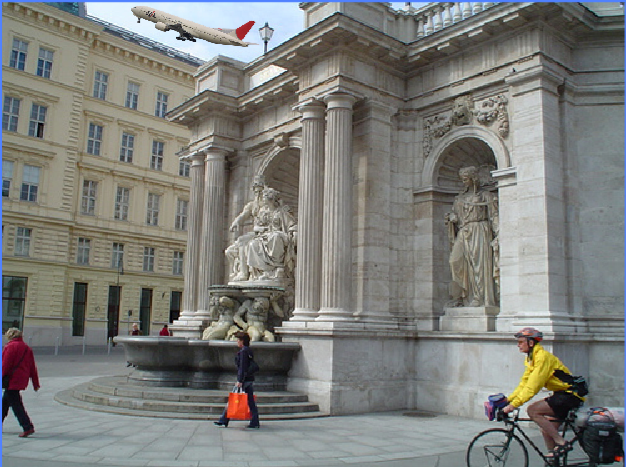
#> input picture 101002.jpg, 626 x 467 px
$ python matching.py --template 101002.jpg --images .
#> lines starting #> are read from the running program, lines starting #| are printed output that depends on the picture; after the words box and inside, x2 and y2 are one past the last pixel; in counts of white or black regions, pixels touching at a corner belong together
# USAGE
# python match.py --template cod_logo.png --images images
# USAGE2 了解实际检测原理及细节
# python match.py --template cod_logo.png --images images --visualize 1

# 导入必要的包
import argparse  # argparse解析命令行参数
import glob  # 获取输入图像的路径

import cv2  # opencv绑定
import imutils  # 图像处理的一些方法
import numpy as np  # numpy进行数值处理

# 构建命令行及解析参数
# --template 模板路径
# --images 原始图像路径
# --visualize 标志是否显示每一个迭代的可视化结果
ap = argparse.ArgumentParser()
ap.add_argument("-t", "--template", required=True, help="Path to template image")
ap.add_argument("-i", "--images", required=True,
              help="Path to images where template will be matched")
ap.add_argument("-v", "--visualize",
              help="Flag indicating whether or not to visualize each iteration")
args = vars(ap.parse_args())
# print(args["template"])

# 加载模板图像，转换灰度图，检测边缘
# 使用边缘而不是原始图像进行模板匹配可以大大提高模板匹配的精度。

template = cv2.imread(args["template"])
#> template is the input picture: shape (467, 626, 3); mean B, G, R 122.1, 125.8, 124.7
template = cv2.cvtColor(template, cv2.COLOR_BGR2GRAY)
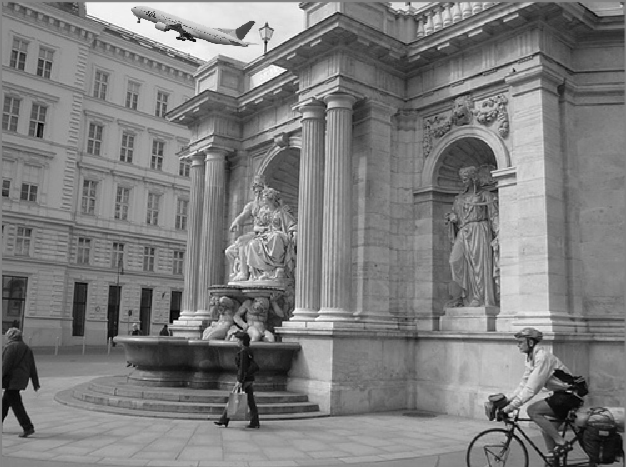
#> template: shape (467, 626); min 0, max 255, mean 125
template = cv2.Canny(template, 50, 200)
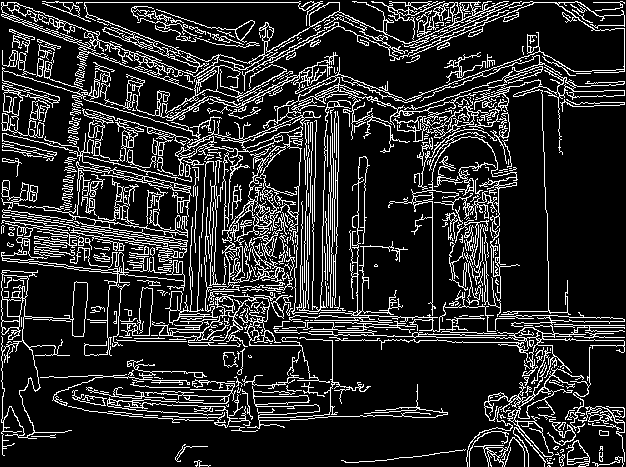
#> template: shape (467, 626); 16.3% white in thin lines or dots
# print(template)

(tH, tW) = template.shape[:2]
#> tH = 467; tW = 626
# 遍历图像以匹配模板
# for imagePath in glob.glob(args["images"] + "/*.jpg"):
#   print(imagePath)
#   # 加载图像，转换为灰度图，初始化用于追踪匹配区域的簿记变量
#   image = cv2.imread(imagePath)
#   gray = cv2.cvtColor(image, cv2.COLOR_BGR2GRAY)
#   found = None

#   # 遍历图像尺寸
#   for scale in np.linspace(0.2, 1.0, 20)[::-1]:
#       # 根据scale比例缩放图像，并保持其宽高比
#       resized = imutils.resize(gray, width=int(gray.shape[1] * scale))
#       r = gray.shape[1] / float(resized.shape[1])

#       # 缩放到图像比模板小，则终止
#       if resized.shape[0] < tH or resized.shape[1] < tW:
#           break

#       # 在缩放后的灰度图中检测边缘，进行模板匹配
#       # 使用与模板图像完全相同的参数计算图像的Canny边缘表示；
#       # 使用cv2.matchTemplate应用模板匹配；
#       # cv2.minMaxLoc获取相关结果并返回一个4元组，其中分别包含最小相关值、最大相关值、最小值的（x，y）坐标和最大值的（x，y）坐标。我们只对最大值和（x，y）-坐标感兴趣，所以只保留最大值而丢弃最小值。
#       edged = cv2.Canny(resized, 50, 200)
#       result = cv2.matchTemplate(edged, template, cv2.TM_CCOEFF)
#       (_, maxVal, _, maxLoc) = cv2.minMaxLoc(result)

#       # 检查是否可视化
#       if args.get("visualize", False):
#           # 在检测到的区域绘制边界框
#           clone = np.dstack([edged, edged, edged])
#           cv2.rectangle(clone, (maxLoc[0], maxLoc[1]),
#                         (maxLoc[0] + tW, maxLoc[1] + tH), (0, 0, 255), 2)
#           cv2.imshow("Visualize", clone)
#           cv2.waitKey(0)

#       # 如果我们找到了一个新的最大校正值，更新簿记变量值
#       if found is None or maxVal > found[0]:
#           found = (maxVal, maxLoc, r)

#   # 解包簿记变量并基于调整大小的比率，计算边界框（x，y）坐标
#   (_, maxLoc, r) = found
#   (startX, startY) = (int(maxLoc[0] * r), int(maxLoc[1] * r))
#   (endX, endY) = (int((maxLoc[0] + tW) * r), int((maxLoc[1] + tH) * r))

#   # 在检测结果上绘制边界框并展示图像
#   cv2.rectangle(image, (startX, startY), (endX, endY), (0, 0, 255), 2)
#   cv2.imshow("Image", image)
#   cv2.waitKey(0)
imagePath = '101002.jpg'
image = cv2.imread(imagePath)
gray = cv2.cvtColor(image, cv2.COLOR_BGR2GRAY)
found = None

# 遍历图像尺寸
for scale in np.linspace(0.2, 1.0, 20)[::-1]:
  # 根据scale比例缩放图像，并保持其宽高比
  resized = imutils.resize(gray, width=int(gray.shape[1] * scale))
  r = gray.shape[1] / float(resized.shape[1])

  # 缩放到图像比模板小，则终止
  if resized.shape[0] < tH or resized.shape[1] < tW:
      break

  # 在缩放后的灰度图中检测边缘，进行模板匹配
  # 使用与模板图像完全相同的参数计算图像的Canny边缘表示；
  # 使用cv2.matchTemplate应用模板匹配；
  # cv2.minMaxLoc获取相关结果并返回一个4元组，其中分别包含最小相关值、最大相关值、最小值的（x，y）坐标和最大值的（x，y）坐标。我们只对最大值和（x，y）-坐标感兴趣，所以只保留最大值而丢弃最小值。
  edged = cv2.Canny(resized, 50, 200)
  result = cv2.matchTemplate(edged, template, cv2.TM_CCOEFF)
  (_, maxVal, _, maxLoc) = cv2.minMaxLoc(result)

  # 检查是否可视化
#   if args.get("visualize", False):
#       # 在检测到的区域绘制边界框
#       clone = np.dstack([edged, edged, edged])
#       cv2.rectangle(clone, (maxLoc[0], maxLoc[1]),
#                         (maxLoc[0] + tW, maxLoc[1] + tH), (0, 0, 255), 2)
#       cv2.imshow("Visualize", clone)
#     #   cv2.waitKey(0)

  # 如果我们找到了一个新的最大校正值，更新簿记变量值
  if found is None or maxVal > found[0]:
      found = (maxVal, maxLoc, r)
#> this loop made 2 passes
#> found on pass 1: (2.6e+09, (0, 0), 1)

# 解包簿记变量并基于调整大小的比率，计算边界框（x，y）坐标
(_, maxLoc, r) = found
#> r = 1
(startX, startY) = (int(maxLoc[0] * r), int(maxLoc[1] * r))
#> startX = 0; startY = 0
(endX, endY) = (int((maxLoc[0] + tW) * r), int((maxLoc[1] + tH) * r))
#> endX = 626; endY = 467

# 在检测结果上绘制边界框并展示图像
cv2.rectangle(image, (startX, startY), (endX, endY), (0, 0, 255), 2)
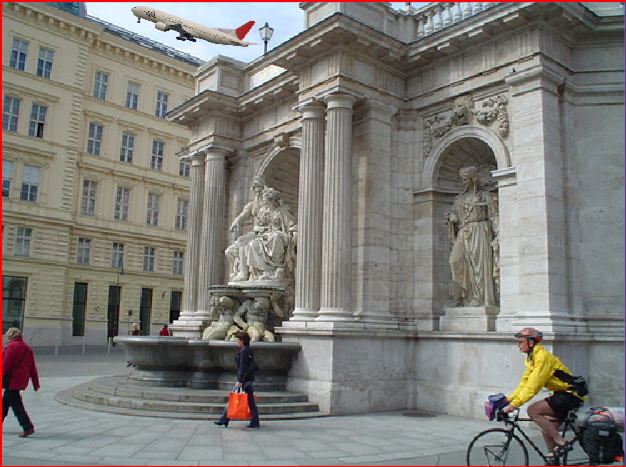
#> image: shape (467, 626, 3); 1.12% of pixels changed, all inside (x1, y1, x2, y2) = (0, 0, 626, 467)
cv2.imshow("Image", image)
cv2.waitKey(0)
